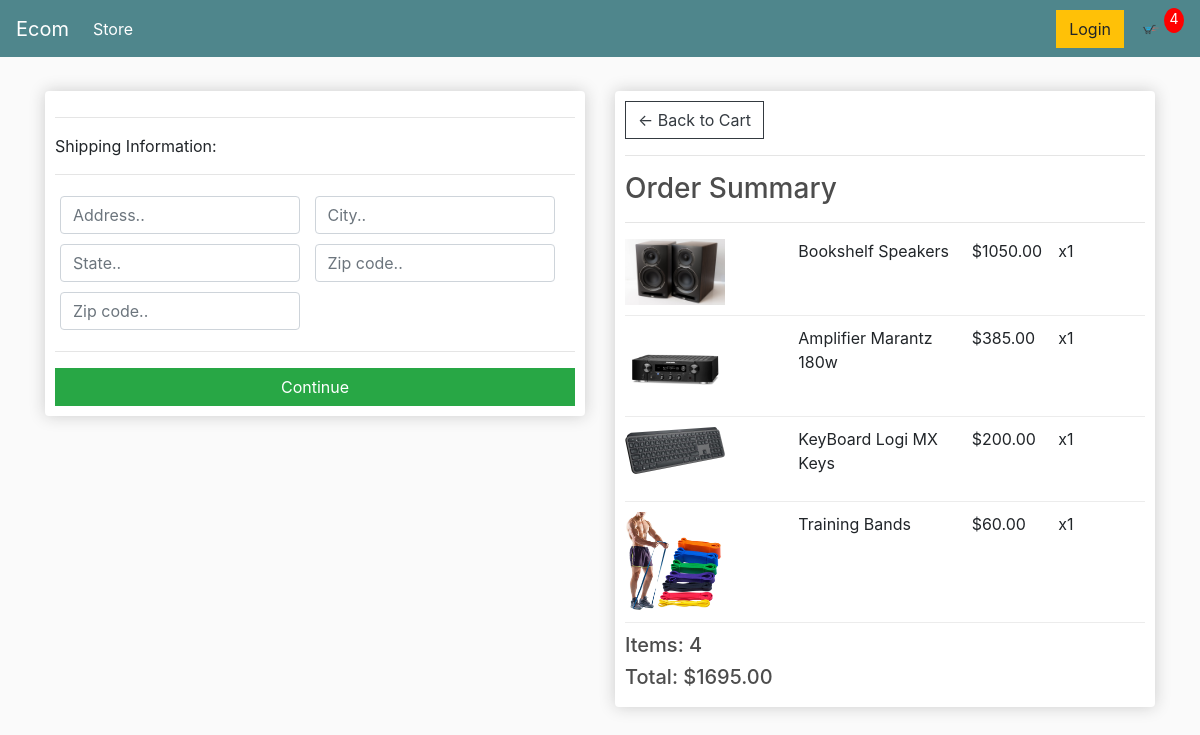
Screenshot of /checkout/ (signed in) with the database file from the repository.
### store/models.py (models this page shows, shortened)
class OrderItem(models.Model):
	product = models.ForeignKey(Product, on_delete=models.SET_NULL, null=True)
	order = models.ForeignKey(Order, on_delete=models.SET_NULL, null=True)
	quantity = models.IntegerField(default=0, null=True, blank=True)
	date_added = models.DateTimeField(auto_now_add=True)
	@property
	def get_total(self):
		total = self.product.price * self.quantity
		return total

class Product(models.Model):
	name = models.CharField(max_length=200)
	price = models.FloatField()
	digital = models.BooleanField(default=False,null=True, blank=True)
	image = models.ImageField(null=True, blank=True)
	@property
	def imageURL(self):
		try:
			url = self.image.url
		except:
			url = ''
		return url

class Order(models.Model):
	customer = models.ForeignKey(Customer, on_delete=models.SET_NULL, null=True, blank=True)
	date_ordered = models.DateTimeField(auto_now_add=True)
	complete = models.BooleanField(default=False)
	transaction_id = models.CharField(max_length=100, null=True)
	@property
	def shipping(self):
		shipping = False
		orderitems = self.orderitem_set.all()
		for i in orderitems:
			if i.product.digital == False:
				shipping = True
		return shipping
	@property
	def get_cart_total(self):
		orderitems = self.orderitem_set.all()
		total = sum([item.get_total for item in orderitems])
		return total
	@property
	def get_cart_items(self):
		orderitems = self.orderitem_set.all()
		total = sum([item.quantity for item in orderitems])
		return total

### store/views.py (the view)
# urls.py: path('checkout/', views.checkout, name="checkout"),
def checkout(request):
	data = cartData(request)
	cartItems = data['cartItems']
	order = data['order']
	items = data['items']
	context = {'items':items, 'order':order, 'cartItems':cartItems}
	return render(request, 'store/checkout.html', context)

### store/utils.py (called while the page is built)
def cartData(request):
	if request.user.is_authenticated:
		customer = request.user.customer
		order, created = Order.objects.get_or_create(customer=customer, complete=False)
		items = order.orderitem_set.all()
		cartItems = order.get_cart_items
	else:
		cookieData = cookieCart(request)
		cartItems = cookieData['cartItems']
		order = cookieData['order']
		items = cookieData['items']
	return {'cartItems':cartItems ,'order':order, 'items':items}

### store/templates/store/checkout.html (shortened to what this page needs)
{% extends 'store/main.html' %}
{% load static %}
{% block content %}
     <div class="row">
		<div class="col-lg-6">
			<div class="box-element" id="form-wrapper">
				<form id="form">
					<div id="shipping-info">
						<hr>
						<p>Shipping Information:</p>
						<hr>
						<div class="form-field">
							<input class="form-control" type="text" name="address" placeholder="Address..">
						</div>
						<div class="form-field">
							<input class="form-control" type="text" name="city" placeholder="City..">
						</div>
						<div class="form-field">
							<input class="form-control" type="text" name="state" placeholder="State..">
						</div>
						<div class="form-field">
							<input class="form-control" type="text" name="zipcode" placeholder="Zip code..">
						</div>
						<div class="form-field">
							<input class="form-control" type="text" name="country" placeholder="Zip code..">
						</div>
					</div>
					<hr>
					<input id="form-button" class="btn btn-success btn-block" type="submit" value="Continue">
				</form>
			</div>
			<br>
		</div>
		<div class="col-lg-6">
			<div class="box-element">
				<a  class="btn btn-outline-dark" href="{% url 'cart' %}">&#x2190; Back to Cart</a>
				<hr>
				<h3>Order Summary</h3>
				<hr>
				{% for item in items %}
				<div class="cart-row">
					<div style="flex:2"><img class="row-image" src="{{item.product.imageURL}}"></div>
					<div style="flex:2"><p>{{item.product.name}}</p></div>
					<div style="flex:1"><p>${{item.product.price|floatformat:2}}</p></div>
					<div style="flex:1"><p>x{{item.quantity}}</p></div>
				</div>
				{% endfor %}
				<h5>Items:   {{order.get_cart_items}}</h5>
				<h5>Total:   ${{order.get_cart_total|floatformat:2}}</h5>
			</div>
		</div>
	</div>
{% endblock content %}

### static/CSS/main.css (style rules this page uses)
body { background-color: hsl(0, 0%, 98%); }
h1,h2,h3,h4,h5,h6 { color:hsl(0, 0%, 30%); }
.box-element { box-shadow:hsl(0, 0%, 80%) 0 0 16px; background-color: #fff; border-radius: 4px; padding: 10px; }
.col-lg-4, .col-lg-6, .col-lg-8, .col-lg-12 { margin-top: 10px; }
.btn { border-radius: 0; }
.row-image { width: 100px; }
.form-field { width:250px; display: inline-block; padding: 5px; }
.cart-row { display: flex; align-items: flex-stretch; padding-bottom: 10px; margin-bottom: 10px; border-bottom: 1px solid #ececec; }
img { object-fit: cover; }

### rows the page displays
OrderItem: product.imageURL (picture), product.name "Bookshelf Speakers", product.price "1050.00", quantity "1"
OrderItem: product.imageURL (picture), product.name "Amplifier Marantz 180w", product.price "385.00", quantity "1"
OrderItem: product.imageURL (picture), product.name "KeyBoard Logi MX Keys", product.price "200.00", quantity "1"
OrderItem: product.imageURL (picture), product.name "Training Bands", product.price "60.00", quantity "1"
Order: get_cart_items "4", get_cart_total "1695.00"

### other values shown
{{ cartItems }} "4"
